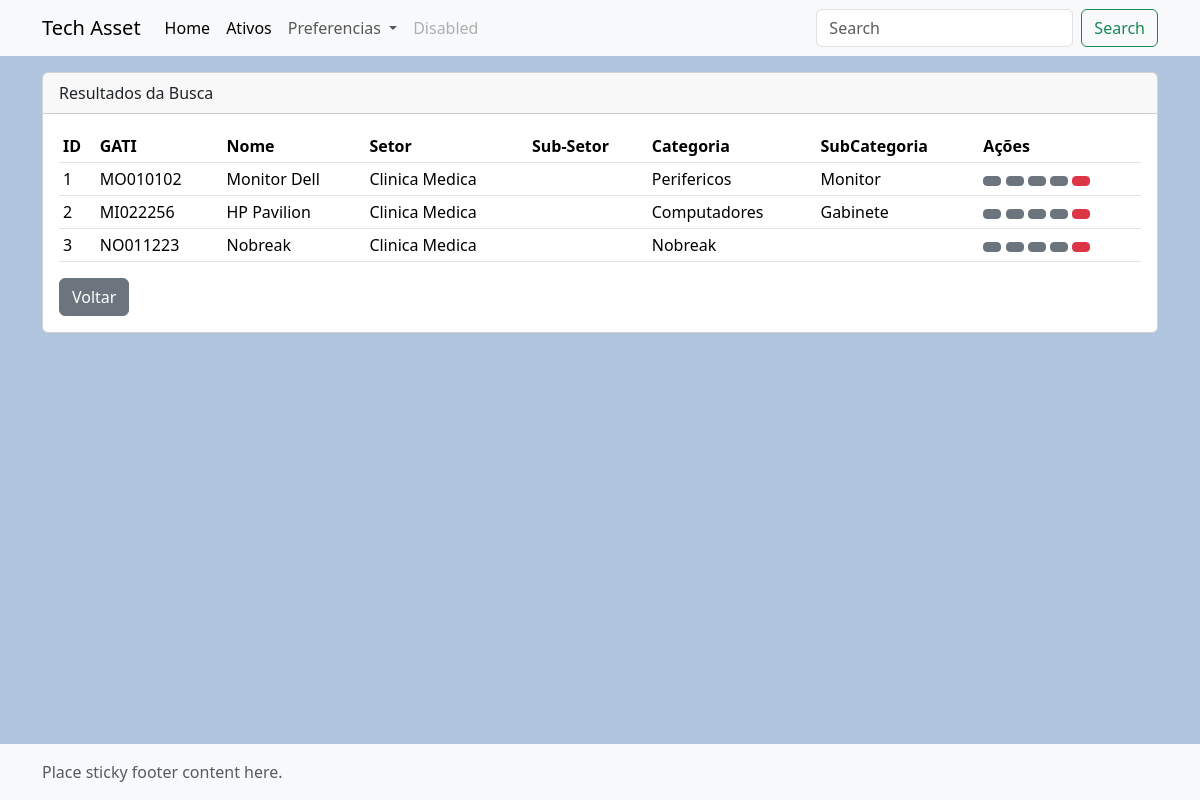
Screenshot of /filter_assets with the database file from the repository.
### app_tech_asset/models.py (models this page shows, shortened)
class GlobalSettings(models.Model):
    name = models.CharField(null=True, max_length=50)
    internalcode01 = models.CharField(max_length=50, null=True)
    internalcode02 = models.CharField(max_length=50, null=True)
    internalcode03 = models.CharField(max_length=50, null=True)

class Asset(models.Model):
    name = models.CharField(null=False, max_length=50)
    category = models.ForeignKey(Category, null=True, on_delete=models.SET_NULL)
    subcategory = models.ForeignKey(SubCategory, on_delete=models.SET_NULL, null= True)
    modified = models.DateTimeField(auto_now_add=True)
    added = models.DateTimeField(auto_now_add=True)
    details = models.TextField(null=True)
    sector = models.ForeignKey(Sector, null=True, on_delete=models.SET_NULL)
    subsector = models.ForeignKey(SubSector, blank=True, on_delete=models.SET_NULL, null= True)
    rental_company = models.ForeignKey(RentalCompany, null=True, on_delete=models.SET_NULL)
    internal_code1 = models.CharField(null=True, max_length=50)
    internal_code2 = models.CharField(null=True, max_length=50)
    internal_code3 = models.CharField(null=True, max_length=50)
    serial_number = models.CharField(null=True, max_length=50)
    brand = models.CharField(null=True, max_length=50)
    mac_address = models.CharField(null=True, max_length=50)
    windows_license = models.CharField(null=True, max_length=50)
    kit = models.ForeignKey(Kit, on_delete=models.SET_NULL, null=True, blank=True)

class Sector(models.Model):
    name = models.CharField(null=False, max_length=50)
    def __str__(self):
        return self.name

class Category(models.Model):
    name = models.CharField(null=False, max_length=50)
    def __str__(self):
        return self.name

class SubCategory(models.Model):
    parent = models.ForeignKey(Category, blank=True, on_delete=models.CASCADE)
    name = models.CharField(null=False, max_length=50)
    def __str__(self):
        return self.name

### app_tech_asset/views.py (the view)
# urls.py: path('filter_assets', views.filter_assets, name='filter_assets'),
def filter_assets(request):
    assets = Asset.objects.all()
    name = request.GET.get('name')
    sector = request.GET.get('sector')
    subsector = request.GET.get('subsector')
    category = request.GET.get('category')
    subcategory = request.GET.get('subcategory')
    rentalcompany = request.GET.get('rentalcompany')
    internalcode1 = request.GET.get('internalcode1')
    internalcode2 = request.GET.get('internalcode2')
    internalcode3 = request.GET.get('internalcode3')
    if name:
        assets = assets.filter(name__icontains=name)
    if sector:
        assets = assets.filter(sector__name__icontains=sector)
    if subsector:
        assets = assets.filter(subsector__name__icontains=subsector)
    if category:
        assets = assets.filter(category__name__icontains=category)
    if subcategory:
        assets = assets.filter(subcategory__name__icontains=subcategory)
    if rentalcompany:
        assets = assets.filter(rental_company__name__icontains=rentalcompany)
    if internalcode1:
        assets = assets.filter(internal_code1__icontains=internalcode1)
    if internalcode2:
        assets = assets.filter(internal_code2__icontains=internalcode2)
    if internalcode3:
        assets = assets.filter(internal_code3__icontains=internalcode3)
    context = {
        'assets': assets,
    }
    return render(request, 'filtered_assets.html', context)

### app_tech_asset/context_processors.py (called while the page is built)
def global_settings(request):
    try:
        settings = GlobalSettings.objects.get(id=1)
    except GlobalSettings.DoesNotExist:
        settings = None
    categories = Category.objects.all()
    subcategories = SubCategory.objects.all()
    sectors = Sector.objects.all()
    subsectors = SubSector.objects.all()
    rental_companies = RentalCompany.objects.all()
    return {
        'global_settings': settings,
        'categories': categories,
        'subcategories': subcategories,
        'sectors': sectors,
        'subsectors': subsectors,
        'rental_companies': rental_companies
        }

### app_tech_asset/models.py (called while the page is built)
    def __str__(self):
        return self.name

### app_tech_asset/templates/filtered_assets.html (shortened to what this page needs)
{% extends 'base.html' %}
{% block content %}
{% load static %}
<div class="container">
    <div class="card mt-3 mb-3">
        <div class="card-header">
            Resultados da Busca
        </div>
        <div class="card-body">
            <table class="table table-sm">
                <tr>
                    <th scope="col">ID</th>
                    <th scope="col">{{global_settings.internalcode01}}</th>
                    <th scope="col">Nome</th>
                    <th scope="col">Setor</th>
                    <th scope="col">Sub-Setor</th>
                    <th scope="col">Categoria</th>
                    <th scope="col">SubCategoria</th>
                    <th scope="col">Ações</th>
                </tr>
                {% for asset in assets %}
                <tr>
                    <td  onclick="window.location.href='{% url 'view_asset' asset.id %}'">{{ asset.id }}</td>
                    <td  onclick="window.location.href='{% url 'view_asset' asset.id %}'">{{ asset.internal_code1 }}</td>
                    <td  onclick="window.location.href='{% url 'view_asset' asset.id %}'">{{ asset.name }}</td>
                    <td  onclick="window.location.href='{% url 'view_asset' asset.id %}'">{% if asset.sector %}{{ asset.sector }}{% endif %}</td>
                    <td  onclick="window.location.href='{% url 'view_asset' asset.id %}'">{% if asset.subsector %}{{ asset.subsector }}{% endif %}</td>
                    <td  onclick="window.location.href='{% url 'view_asset' asset.id %}'">{% if asset.category %}{{ asset.category }}{% endif %}</td>
                    <td  onclick="window.location.href='{% url 'view_asset' asset.id %}'">{% if asset.subcategory %}{{ asset.subcategory }}{% endif %}</td>
                    <td>
                        <a href="{% url 'history_asset' asset.id %}" class="btn btn-sm btn-secondary"></a>
                        <a href="{% url 'edit_asset' asset.id %}" class="btn btn-sm btn-secondary"></a>
                        <button class="btn btn-secondary btn-sm" id="generateQR{{asset.id}}" data-bs-toggle="modal" data-bs-target="#qrModal{{ asset.id }}"></button>
                        <a class="btn btn-sm btn-secondary" data-bs-toggle="modal" data-bs-target="#transferModal{{ asset.id }}"></a>
                        <button class="btn btn-sm btn-danger" data-bs-toggle="modal" data-bs-target="#deleteModal{{ asset.id }}"></button>
                    </td>
                </tr>
                {%endfor%}
            </table>
            <a class="btn btn-secondary" href="/">Voltar</a>
        </div>
    </div>
</div>
{% endblock %}

### app_tech_asset/static/css/style.css (style rules this page uses)
body { background-color: lightsteelblue; }

### rows the page displays
GlobalSettings: internalcode01 "GATI"
Asset: id "1", internal_code1 "MO010102", name "Monitor Dell", sector "Clinica Medica", category "Perifericos", subcategory "Monitor"
Asset: id "2", internal_code1 "MI022256", name "HP Pavilion", sector "Clinica Medica", category "Computadores", subcategory "Gabinete"
Asset: id "3", internal_code1 "NO011223", name "Nobreak", sector "Clinica Medica", category "Nobreak"
